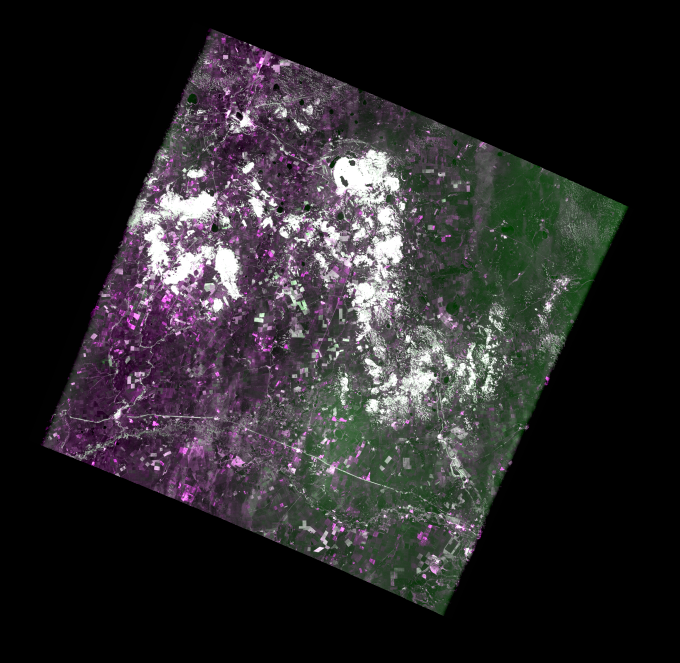
#> input picture data/processed/case-03-wildfire/before.png, 2040 x 1989 px, found by its file name (shown at 1/3 size)
$ python generate_change_map_case03.py
#> lines starting #> are read from the running program, lines starting #| are printed output that depends on the picture; after the words box and inside, x2 and y2 are one past the last pixel; in counts of white or black regions, pixels touching at a corner belong together
"""Build a before/after color composite (change.png) from two NISAR browse images."""
import os

import numpy as np
from PIL import Image

CASE_DIR = os.path.join("data", "processed", "case-03-wildfire")
NODATA_THRESHOLD = 15


def stretch(arr, mask, low=2, high=98):
    lo, hi = np.percentile(arr[mask], [low, high])
    scaled = np.clip((arr.astype(np.float32) - lo) / max(hi - lo, 1e-6), 0, 1)
    return (scaled * 255).astype(np.uint8)


def generate_change_map():
    before_path = os.path.join(CASE_DIR, "before.png")
    after_path = os.path.join(CASE_DIR, "after.png")

    if not (os.path.exists(before_path) and os.path.exists(after_path)):
        print("ERROR: before.png / after.png not found. Run fetch_nisar_kazakhstan.py first.")
        return

    img_before = Image.open(before_path).convert("L")
    img_after = Image.open(after_path).convert("L")
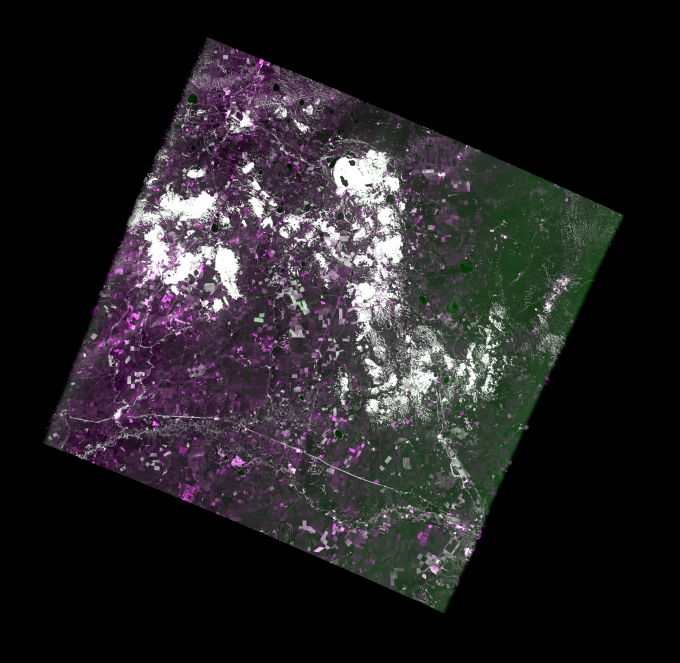
#> input picture data/processed/case-03-wildfire/after.png, 2040 x 1989 px, found by its file name (shown at 1/3 size)

    if img_before.size != img_after.size:
        print(f"WARNING: size mismatch {img_before.size} vs {img_after.size}. "
              "Resizing assumes both images cover the same footprint.")
        img_after = img_after.resize(img_before.size, Image.Resampling.LANCZOS)

    arr_before = np.array(img_before)
    arr_after = np.array(img_after)

    valid_mask = (arr_before > NODATA_THRESHOLD) & (arr_after > NODATA_THRESHOLD)
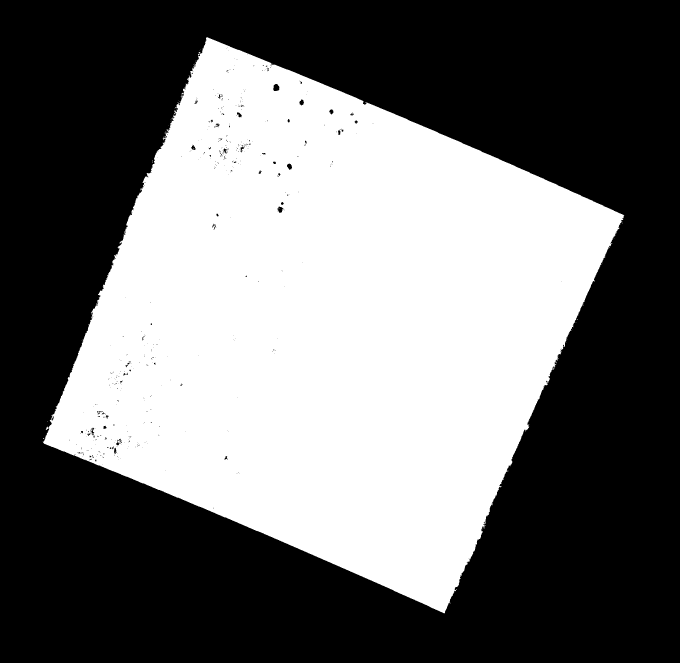
#> valid_mask: shape (1989, 2040) bool (shown at 1/3 size); 43.1% white; 76 white regions (75 under 20 px), largest, box (x1, y1, x2, y2) and area: (129, 112, 1873, 1840) 1749897
    if not valid_mask.any():
        print("ERROR: no overlapping valid pixels between the two images.")
        return

    before_n = stretch(arr_before, valid_mask)
#> in stretch, `lo, hi = np.percentile(arr[mask], [low, high])`: lo = 32; hi = 255
#> in stretch, `scaled = np.clip((arr.astype(np.float32) - lo) / max(hi - lo, 1e-6), 0..`:
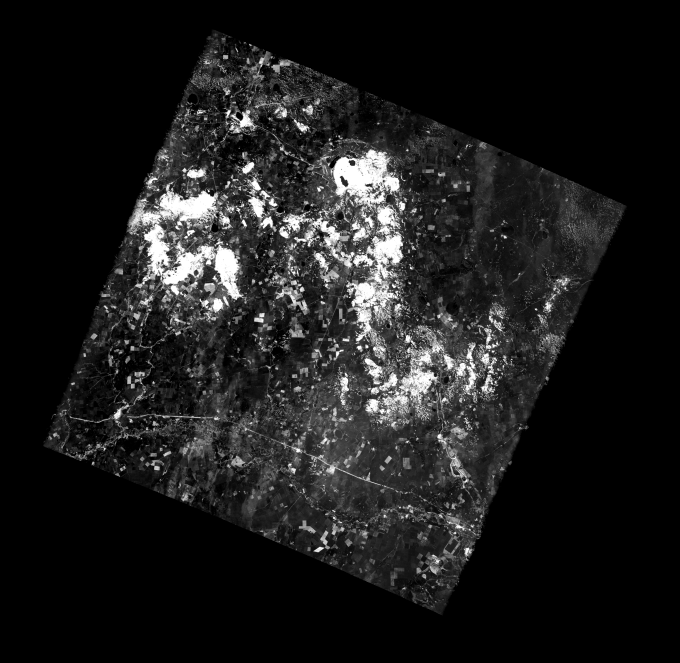
#> scaled: shape (1989, 2040) float32 (shown at 1/3 size); min 0, max 1, mean 0.112
    after_n = stretch(arr_after, valid_mask)
#> call 2 of stretch, with low = 2, high = 98
#> in stretch (call 2), `lo, hi = np.percentile(arr[mask], [low, high])`: lo = 29
#> in stretch (call 2), `scaled = np.clip((arr.astype(np.float32) - lo) / max(hi - lo, 1e-6), 0..`:
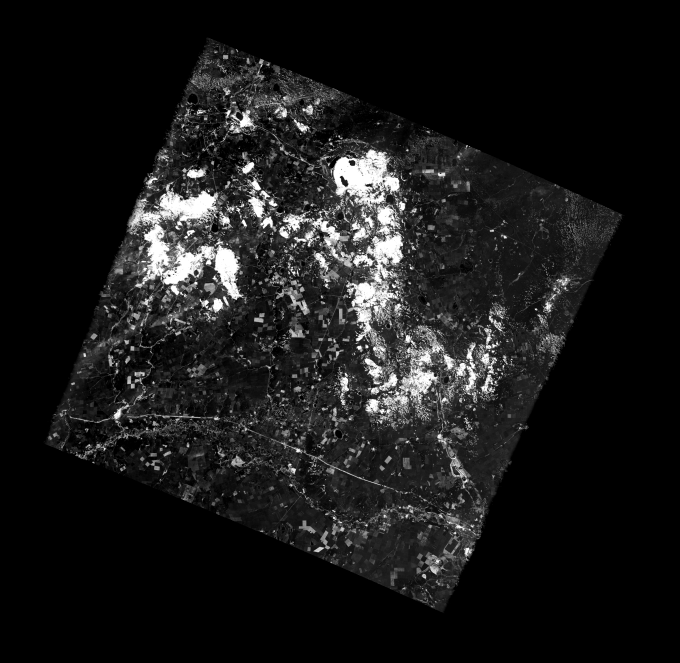
#> scaled: shape (1989, 2040) float32 (shown at 1/3 size); min 0, max 1, mean 0.0989

    rgb = np.zeros((*arr_before.shape, 3), dtype=np.uint8)
    rgb[..., 0] = np.where(valid_mask, before_n, 0)
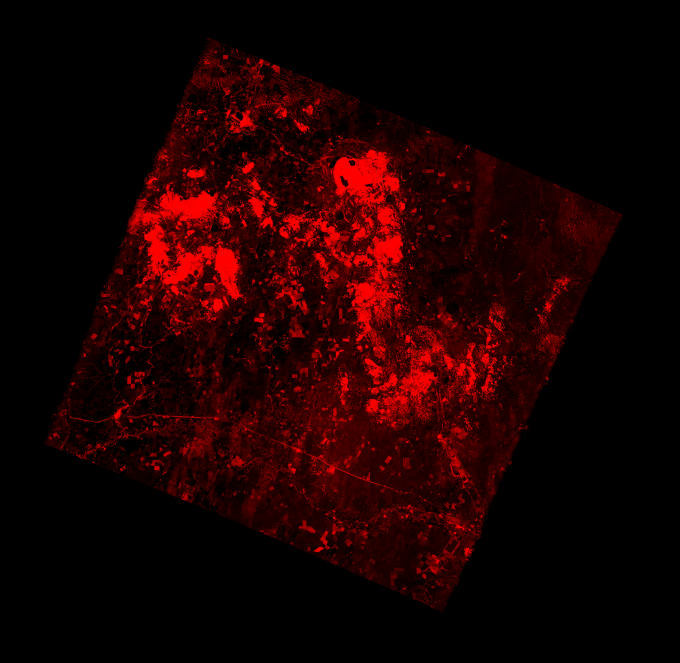
#> rgb: shape (1989, 2040, 3) (shown at 1/3 size); mean of channels 0, 1, 2 28, 0, 0; drawn as R, G, B
    rgb[..., 1] = np.where(valid_mask, after_n, 0)
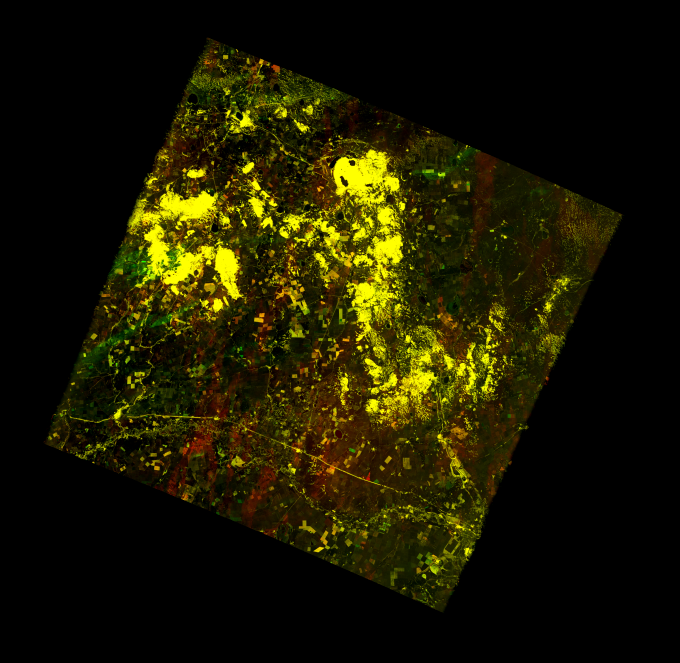
#> rgb: shape (1989, 2040, 3) (shown at 1/3 size); mean of channels 0, 1, 2 28, 25, 0; drawn as R, G, B
    rgb[..., 2] = np.where(valid_mask, after_n, 0)
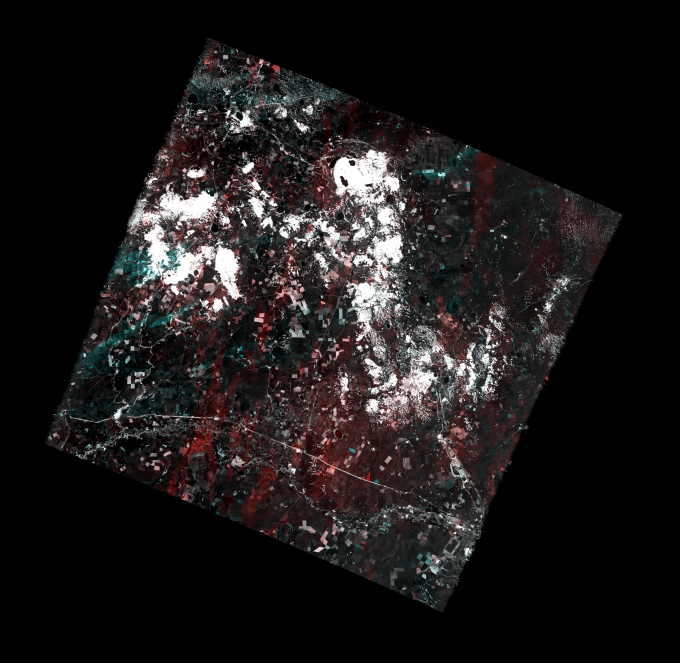
#> rgb: shape (1989, 2040, 3) (shown at 1/3 size); mean of channels 0, 1, 2 28, 25, 25; drawn as R, G, B

    change_path = os.path.join(CASE_DIR, "change.png")
    Image.fromarray(rgb).save(change_path)
    print(f"Saved: {change_path}")


if __name__ == "__main__":
    generate_change_map()
